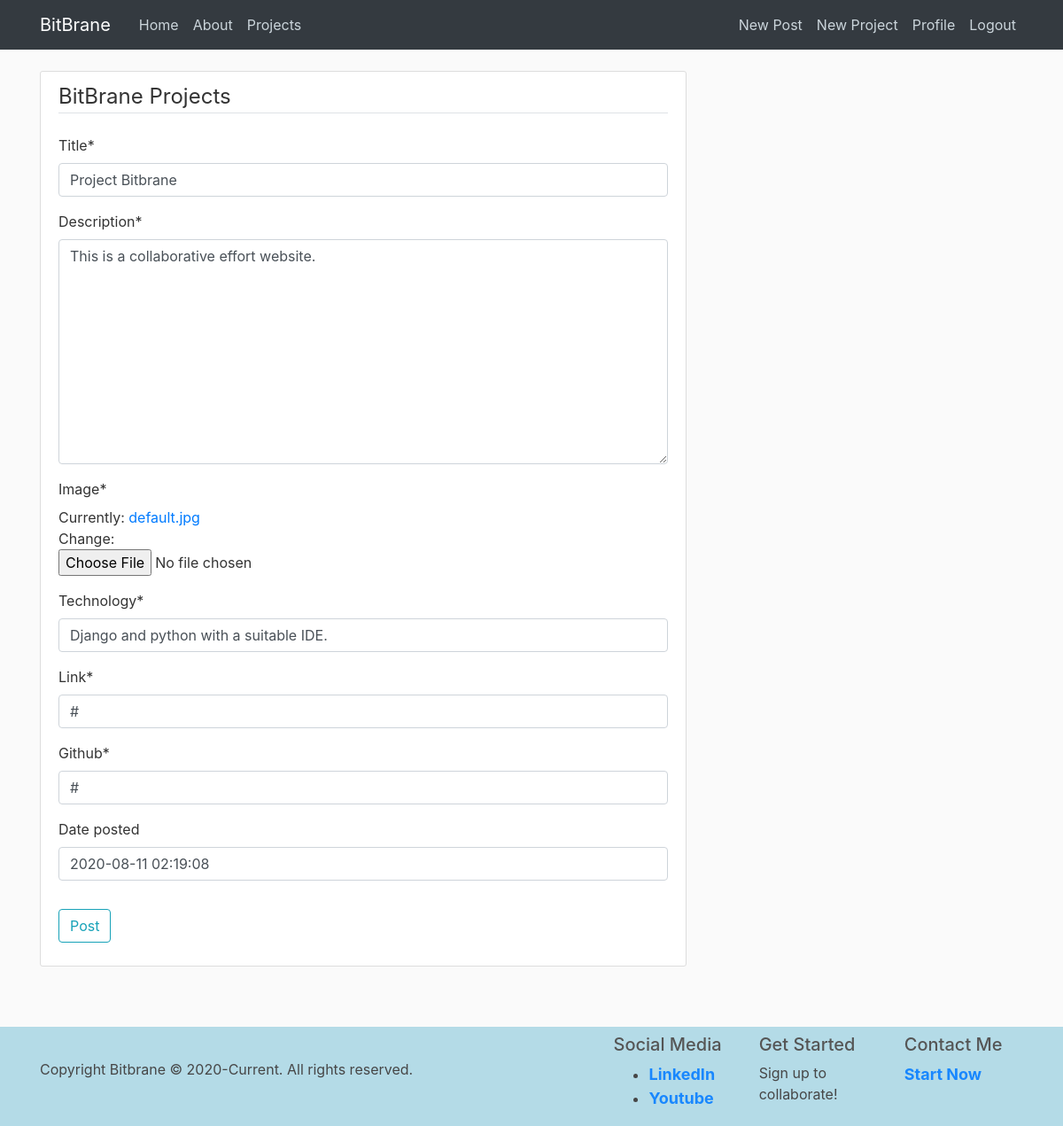
Page /project/9/update/ (signed in) on the committed database.
### projects/models.py (models this page shows, shortened)
class Project(models.Model):
    author = models.ForeignKey(User, on_delete=models.CASCADE, null=True)
    title = models.CharField(max_length=100)
    description = models.TextField()
    technology = models.CharField(max_length=150)
    image = models.ImageField(default='default.jpg', upload_to='project_pics')
    link = models.CharField(max_length=100, default=" ")
    date_posted = models.DateTimeField(default=datetime.now, blank=True)
    github = models.CharField(max_length=100, default=" ")

### projects/views.py (the view, shortened to what this page needs)
# urls.py: path('project/<int:pk>/update/', ProjectUpdateView.as_view(), name='project-update'),
class ProjectUpdateView(LoginRequiredMixin, UserPassesTestMixin, UpdateView):
    model = Project
    fields = ['title', 'description', 'image', 'technology', 'link', 'github', 'date_posted']
    def test_func(self):
        project = self.get_object()
        if self.request.user == project.author:
            return True
        return False

### projects/templates/projects/project_form.html (shortened to what this page needs)
{% extends "blog/base.html"%}
{% load crispy_forms_tags %}
{% block content %}
<div class="content-section">
    <form method="POST">
        <fieldset class="form-group">
            <legend class="border-bottom mb-4"> BitBrane Projects</legend>
            {{form|crispy}}
        </fieldset>
        <div class="form-group">
            <button class="btn btn-outline-info" type="submit"> Post</button>
        </div>
    </form>
</div>
{% endblock content %}

### blog/static/blog/main.css (style rules this page uses)
body { background: #fafafa; color: #333333; margin-top: 5rem; }
.content-section { background: #ffffff; padding: 10px 20px; border: 1px solid #dddddd; border-radius: 3px; margin-bottom: 20px; }
*:before, *:after { box-sizing: border-box; }
html, body { height: 100%; position: relative; }

### rows in the picture
Project: title "Project Bitbrane", description "This is a collaborative effort website.", technology "Django and python with a suitable IDE.", link "#", github "#", date_posted "2020-08-11 02:19:08"
